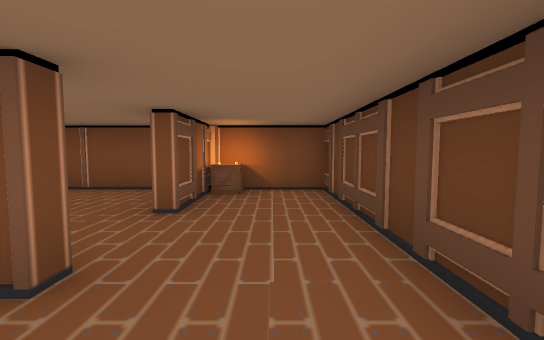
[1] (above)

18 first-person views from a walk through a 3-D level made in the Unity game engine. The camera is 1.5 m above the floor, tilts 4° down and sees 90° across. The floor is counted in squares, 2 m on a side. Each view is taken from the middle of a square. On the plan, view 1 faces up. The plan holds only what a view shows up to about 10 squares ahead; the rest is blank. The place goes on beyond the plan. The player is left out. Some animated figures are left out. Some surface patterns are stand-ins.

[2]
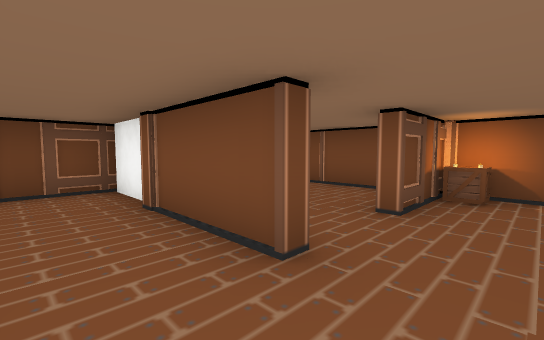

[3]
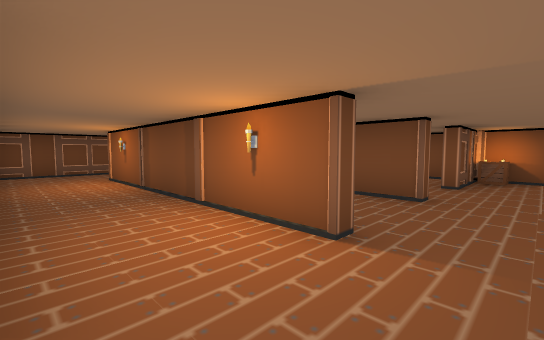

[4]
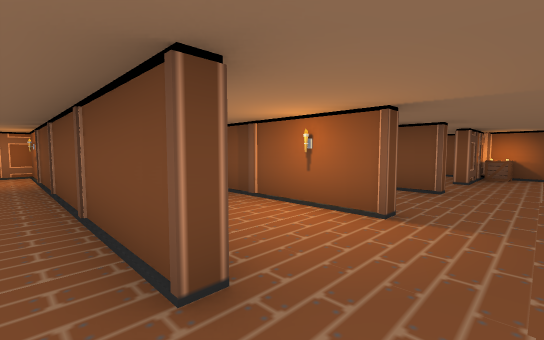

[5]
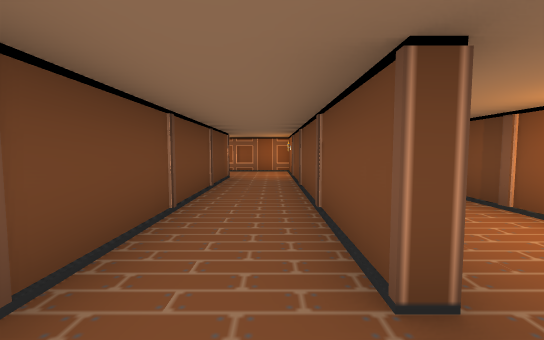

[6]
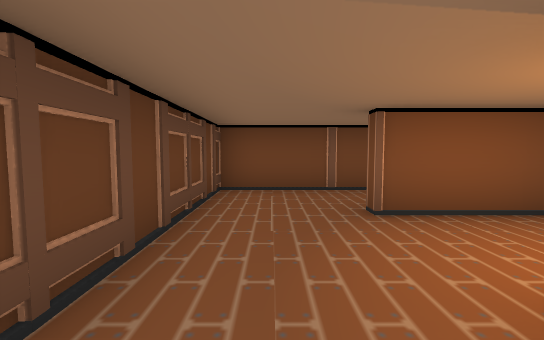

[7]
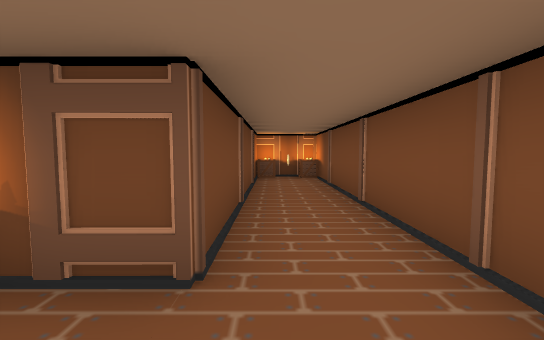

[8]
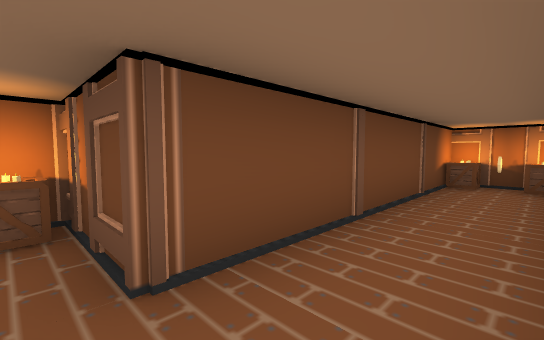

[9]
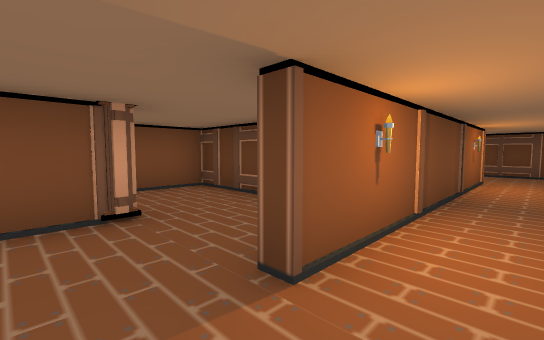

[10]
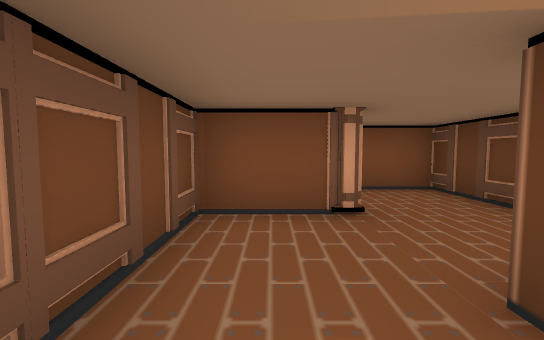

[11]
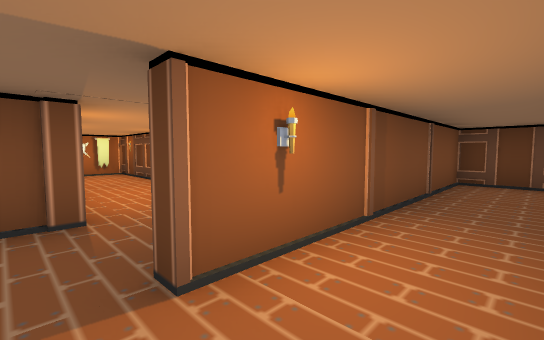

[12]
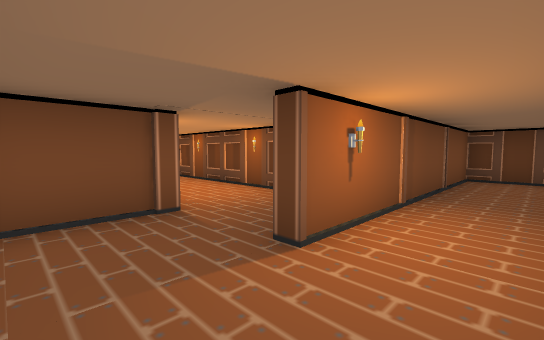

[13]
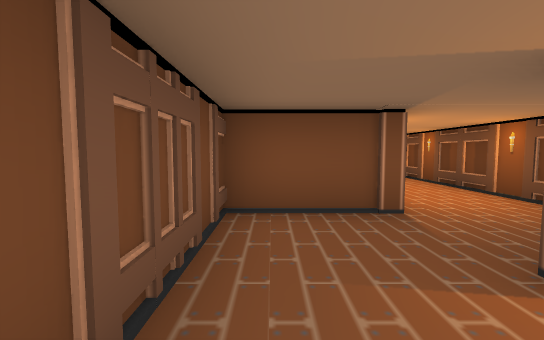

[14]
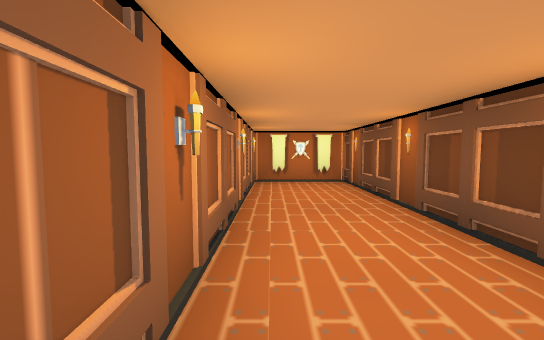

[15]
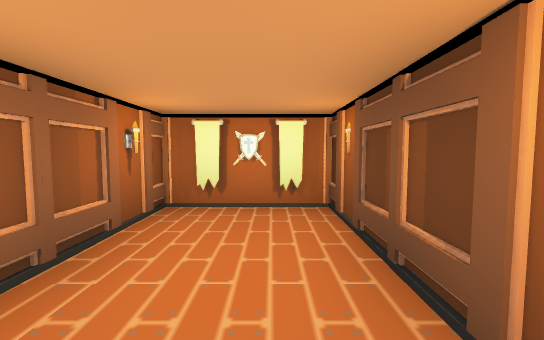

[16]
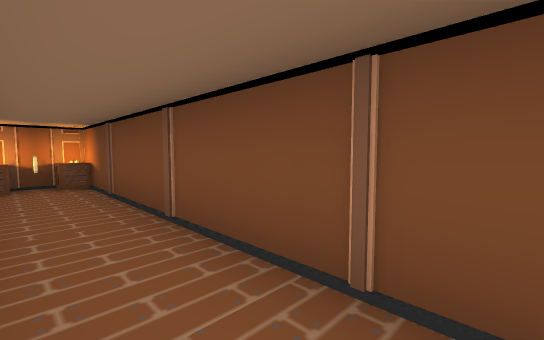

[17]
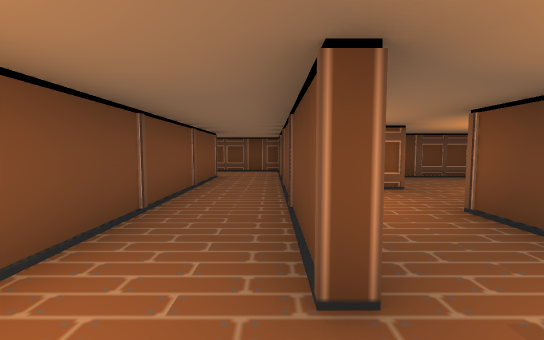

[18]
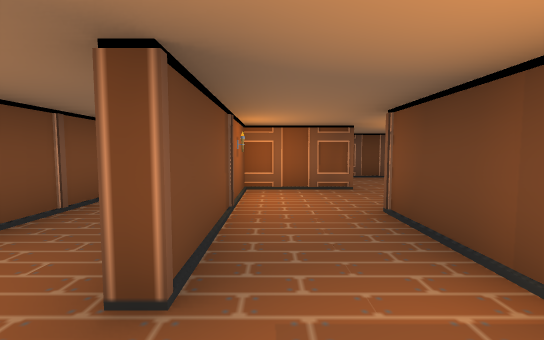

### Floor plan
Key: @ floor where view 1 was taken; # wall or solid block; . floor; C crate; O other object.
Columns run from 15 left of view 1 to 1 right of it. Each row starts with its distance up from view 1.
 12   ####
 11   #..#
 10   #..#
  9   #..#
  8   #..#
  7   #..#
  6  ##..O######## #
  5 #.... .......OCO#
  4 #..## O###....#.#
  3 #........###O...#
  2  ........#####..#
  1      ###.#......#
  0      #...#.....@#
 -1      #..O####O..#
 -2      #..........#
 -3      #########..#
 -4      #..........#
 -5      #..#########
 -6       .....#
 -7        ###.#
 -8          #....#
 -9            ...#
-10              .#
-11               #

Where each view was taken, in squares from view 1:
view 1: 0 up, 0 right, facing up
view 2: 0 up, 0 right, facing up-left
view 3: 3 down, 0 right, facing up-left
view 4: 4 down, 0 right, facing up-left
view 5: 4 down, 0 right, facing left
view 6: 0 up, 0 right, facing down
view 7: 4 up, 2 left, facing left
view 8: 5 up, 3 left, facing down-left
view 9: 2 down, 9 left, facing up-right
view 10: 2 down, 9 left, facing up
view 11: 2 up, 13 left, facing up-right
view 12: 2 up, 14 left, facing up-right
view 13: 2 up, 14 left, facing up
view 14: 5 up, 12 left, facing up
view 15: 8 up, 11 left, facing up
view 16: 4 up, 3 left, facing up-left
view 17: 5 down, 9 left, facing right
view 18: 6 down, 9 left, facing right
